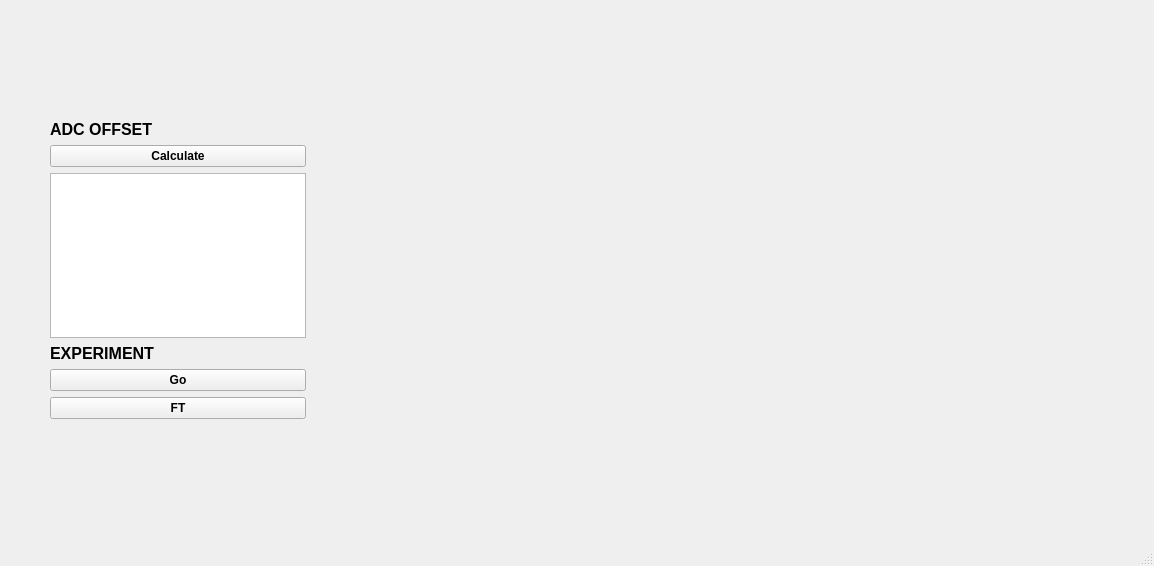
<?xml version="1.0" encoding="UTF-8"?>
<ui version="4.0">
 <class>MainWindow</class>
 <widget class="QMainWindow" name="MainWindow">
  <property name="geometry">
   <rect>
    <x>0</x>
    <y>0</y>
    <width>1154</width>
    <height>566</height>
   </rect>
  </property>
  <property name="font">
   <font>
    <pointsize>9</pointsize>
   </font>
  </property>
  <property name="windowTitle">
   <string>MainWindow</string>
  </property>
  <widget class="QWidget" name="centralwidget">
   <widget class="MplWidget" name="time_plot" native="true">
    <property name="geometry">
     <rect>
      <x>340</x>
      <y>10</y>
      <width>761</width>
      <height>231</height>
     </rect>
    </property>
   </widget>
   <widget class="MplWidget" name="f_widget" native="true">
    <property name="geometry">
     <rect>
      <x>350</x>
      <y>260</y>
      <width>761</width>
      <height>251</height>
     </rect>
    </property>
   </widget>
   <widget class="QSplitter" name="splitter">
    <property name="geometry">
     <rect>
      <x>50</x>
      <y>120</y>
      <width>256</width>
      <height>299</height>
     </rect>
    </property>
    <property name="orientation">
     <enum>Qt::Vertical</enum>
    </property>
    <widget class="QWidget" name="">
     <layout class="QVBoxLayout" name="verticalLayout">
      <item>
       <widget class="QLabel" name="label">
        <property name="font">
         <font>
          <pointsize>12</pointsize>
          <weight>75</weight>
          <bold>true</bold>
         </font>
        </property>
        <property name="text">
         <string>ADC OFFSET</string>
        </property>
       </widget>
      </item>
      <item>
       <widget class="QPushButton" name="pushButton">
        <property name="font">
         <font>
          <pointsize>9</pointsize>
          <weight>75</weight>
          <bold>true</bold>
         </font>
        </property>
        <property name="text">
         <string>Calculate</string>
        </property>
       </widget>
      </item>
      <item>
       <widget class="QTextEdit" name="textEdit"/>
      </item>
      <item>
       <widget class="QLabel" name="label_2">
        <property name="font">
         <font>
          <pointsize>12</pointsize>
          <weight>75</weight>
          <bold>true</bold>
         </font>
        </property>
        <property name="text">
         <string>EXPERIMENT</string>
        </property>
       </widget>
      </item>
      <item>
       <widget class="QPushButton" name="pushButton_2">
        <property name="font">
         <font>
          <pointsize>9</pointsize>
          <weight>75</weight>
          <bold>true</bold>
         </font>
        </property>
        <property name="text">
         <string>Go</string>
        </property>
       </widget>
      </item>
      <item>
       <widget class="QPushButton" name="pushButton_3">
        <property name="font">
         <font>
          <weight>75</weight>
          <bold>true</bold>
         </font>
        </property>
        <property name="text">
         <string>FT</string>
        </property>
       </widget>
      </item>
     </layout>
    </widget>
   </widget>
  </widget>
  <widget class="QMenuBar" name="menubar">
   <property name="geometry">
    <rect>
     <x>0</x>
     <y>0</y>
     <width>1154</width>
     <height>21</height>
    </rect>
   </property>
  </widget>
  <widget class="QStatusBar" name="statusbar"/>
 </widget>
 <customwidgets>
  <customwidget>
   <class>MplWidget</class>
   <extends>QWidget</extends>
   <header location="global">mplwidget</header>
   <container>1</container>
  </customwidget>
 </customwidgets>
 <resources/>
 <connections/>
</ui>
